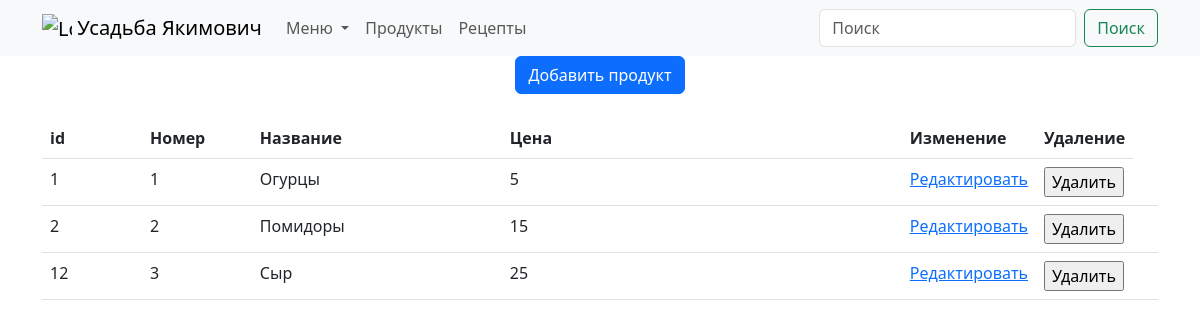
Page /product/ on the earlier database version.
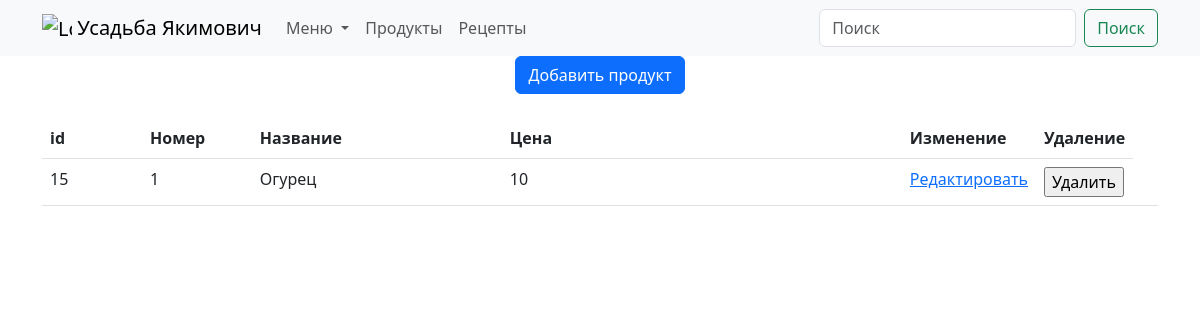
Same page on the later database version.
### menu/models.py (models this page shows, shortened)
class Product(models.Model):
    title = models.CharField(max_length=255, unique=True)
    price = models.IntegerField(default=0)

### menu/views.py (the view)
# urls.py: path('product/', ProductCreateView.as_view(), name='product'),
class ProductCreateView(CustomSuccessMessageMixin, CreateView):
    model = Product
    template_name = 'menu/product.html'
    form_class = AddProductForm
    success_url = reverse_lazy('product')
    success_msg = 'Продукт добавлен'
    def get_context_data(self, **kwargs):
        context = super().get_context_data(**kwargs)
        context['products'] = Product.objects.all()
        return context

### menu/forms.py
class AddProductForm(forms.ModelForm):
    class Meta:
        model = Product
        fields = ['title', 'price']
        widgets = {
            "title": TextInput(attrs={
                'class': 'form-control',
                'placeholder': 'Продукт',
                'style': 'width:50ch',
            }),
            "price": TextInput(attrs={
                'class': 'form-control',
                'placeholder': 'Цена',
                'style': 'width:50ch',
            }),
        }

### menu/templates/menu/product.html (shortened to what this page needs)
{% extends 'menu/base.html' %}
{% block content %}
<div class="d-grid gap-3 d-md-flex justify-content-md-center">
    <button type="button" class="btn btn-primary" data-bs-toggle="modal" data-bs-target="#exampleModal1">
        Добавить продукт
    </button>
</div>
    {% if update_product %}
    <div class="d-flex align-items-center justify-content-center mt-4">
        <div class="container">
            <div class="row">
                <p class="d-flex align-items-center justify-content-center mt-4">Страница редактирования</p>
            </div>
            <form id="update_product" method="post" action="">
                {% csrf_token %}
                {{ form.title }}<br>
                {{ form.price }}<br>
                <span>{{ error }}</span>
                <button form="update_product" type="submit" class="btn btn-primary">Обновить</button>
            </form>
        </div>
    </div>
    {% else %}
<div class="container d-flex align-items-center justify-content-center ">
    <table class="table table-hover">
        <thead>
        <tr>
            <th scope="col">id</th>
            <th scope="col">Номер</th>
            <th scope="col">Название</th>
            <th scope="col">Цена</th>
            <th scope="col">Изменение</th>
            <th scope="col">Удаление</th>
        </tr>
        </thead>
        <tbody>
        {% for p in products %}
        <tr>
            <td width="100">{{p.pk}}</td>
            <td>{{ forloop.counter }}</td>
            <td width="250">{{p.title}}</td>
            <td width="400">{{p.price}}</td>
            <td width="100"><a href="{% url 'update_product' p.pk %}">Редактировать</a></td>
            <td width="10">
                <form action="{% url 'delete_product' p.pk %}" method="post">{% csrf_token %}
                    <input type="submit" value="Удалить">
                </form>
            </td>
            <td class="button">
        </tr>
        {% endfor %}
        </tbody>
    </table>
</div>
{% endif %}
{% endblock %}

Differences in the rows shown:
removed Product: pk "1", title "Огурцы", price "5"
removed Product: pk "2", title "Помидоры", price "15"
removed Product: pk "12", title "Сыр", price "25"
added Product: pk "15", title "Огурец", price "10"
